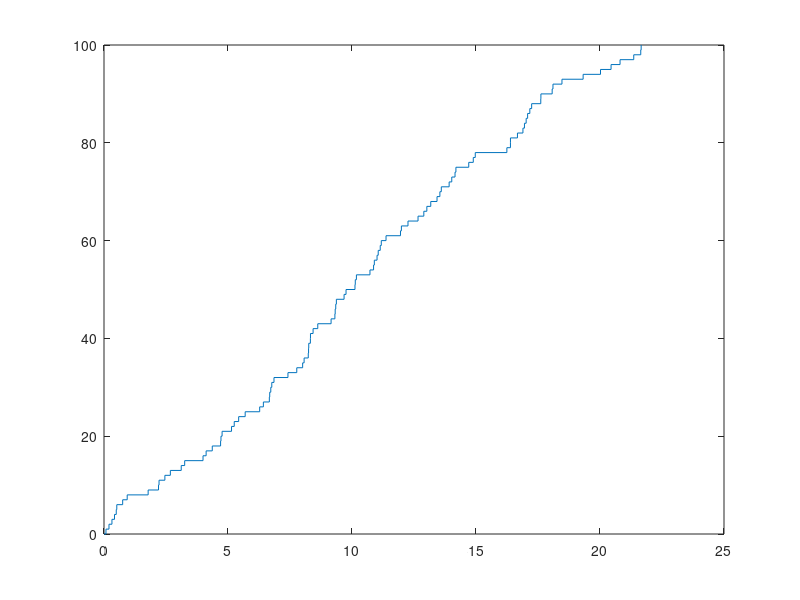
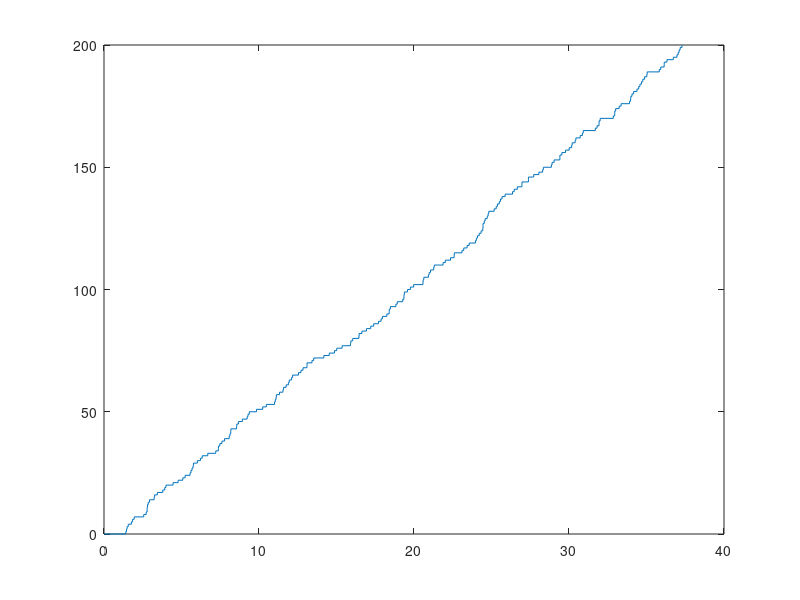
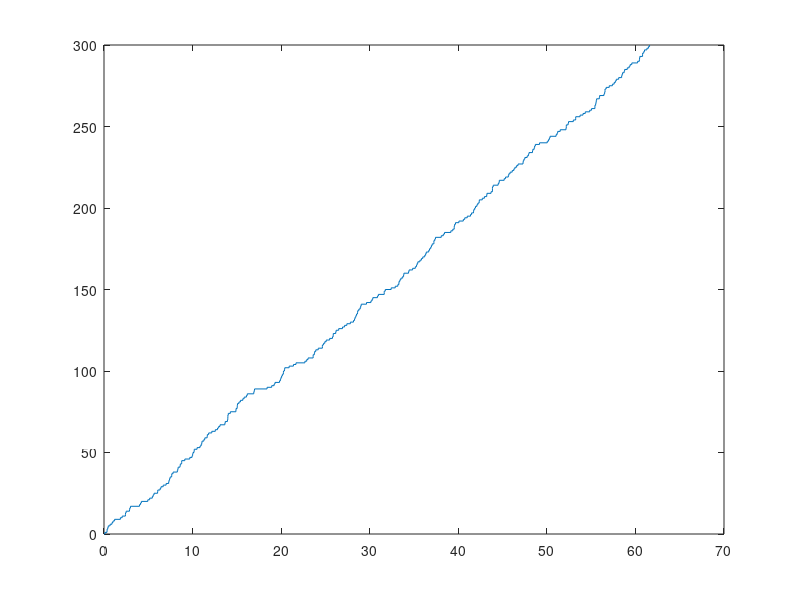
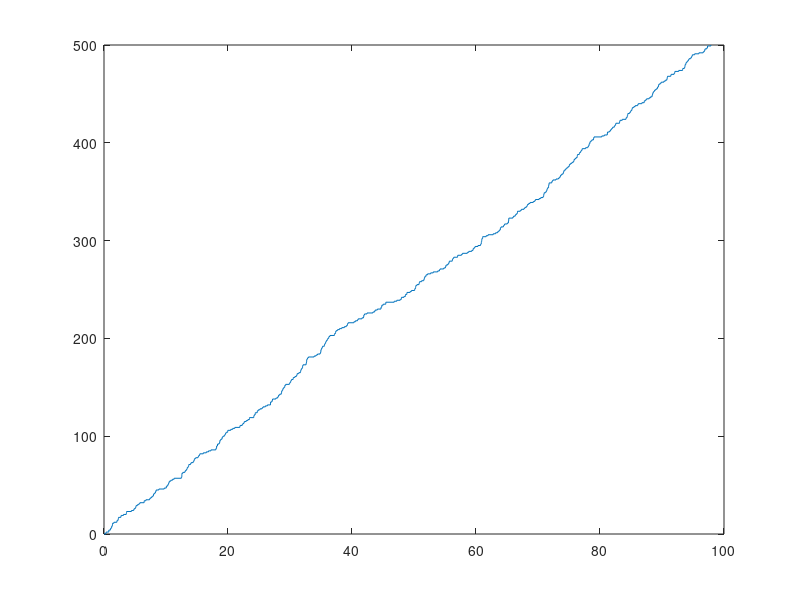

Reproduce these figures in MATLAB, in order.
pkg load statistics;
clc;
clear all;
close all;

# A Erwtima

# Απάντηση στην Ερώτηση της Εκφώνησης:
#  Οι χρόνοι που μεσολαβούν ανάμεσα στην εμφάνιση δύο διαδοχικών γεγονότων
# ακολουθούν κατανομή Poisson με ρυθμό λ*ΔΤ.

poisson_events = exprnd(0.2, 1, 100);

x = zeros(100, 1);
y = 0 : 100;

for i = 1 : 100
  x(i+1) = x(i) + poisson_events(i);
endfor


figure(1);
stairs(x, y);


# B Erwtima

display("100: ");
display( 100/x(100) );
display("");

# (i) 200

poisson_events_200 = exprnd(0.2, 1, 200);
x = zeros(200, 1);
y = 0 : 200;

for i = 1 : 200
  x(i+1) = x(i) + poisson_events_200(i);
endfor

figure(2);
stairs(x, y);
display("200: ");
display( 200/x(200) );
display("");

# (ii)  300

poisson_events_300 = exprnd(0.2, 1, 300);
x = zeros(300, 1);
y = 0 : 300;

for i = 1 : 300
  x(i+1) = x(i) + poisson_events_300(i);
endfor

figure(3);
stairs(x, y);
display("300: ");
display( 300/x(300) );
display("");

# (iii) 500
poisson_events_500 = exprnd(0.2, 1, 500);
x = zeros(500, 1);
y = 0 : 500;

for i = 1 : 500
  x(i+1) = x(i) + poisson_events_500(i);
endfor

figure(4);
stairs(x, y);
display("500: ");
display( 500/x(500) );
display("");

# (iv)  1000
poisson_events_1000 = exprnd(0.2, 1, 1000);
x = zeros(1000, 1);
y = 0 : 1000;

for i = 1 : 1000
  x(i+1) = x(i) + poisson_events_1000(i);
endfor

figure(5);
stairs(x, y);
display("1000: ");
display( 1000/x(1000) );
display("");

# (v)   10000
poisson_events_10000 = exprnd(0.2, 1, 10000);
x = zeros(10000, 1);
y = 0 : 10000;

for i = 1 : 10000
  x(i+1) = x(i) + poisson_events_10000(i);
endfor

figure(6);
stairs(x, y);
display("10000: ");
display( 10000/x(10000) );
display("");
